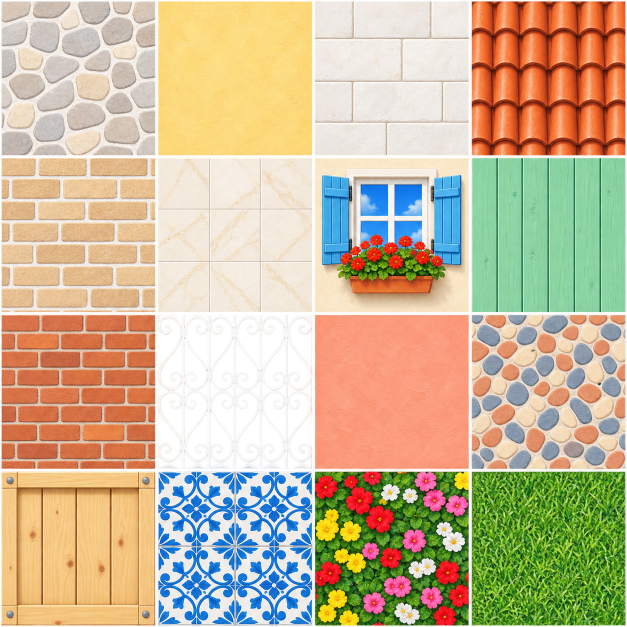
#> input picture promo/v5/art/city_sheet_raw.png, 1254 x 1254 px (shown at 1/2 size)
$ python make_city_tex.py
#> lines starting #> are read from the running program, lines starting #| are printed output that depends on the picture
"""The revived city's textures: Codex's sheet (city_sheet_raw.png, 4x4) cut, made seamless, mapped onto the
Wet-Dry World town textures they replace. Writes city/<name>.png (256x256) and city/manifest.json."""
import json, math, os
from PIL import Image, ImageDraw, ImageFilter
import numpy as np

HERE = os.path.dirname(os.path.abspath(__file__))
OUT = os.path.join(HERE, 'city')
os.makedirs(OUT, exist_ok=True)
sheet = Image.open(os.path.join(HERE, 'city_sheet_raw.png')).convert('RGB')
ivy = Image.open(os.path.join(HERE, 'ivy_sheet.png')).convert('RGB')   # Codex's second sheet, 2x2: ivy, more ivy, terracotta tiles, white stucco
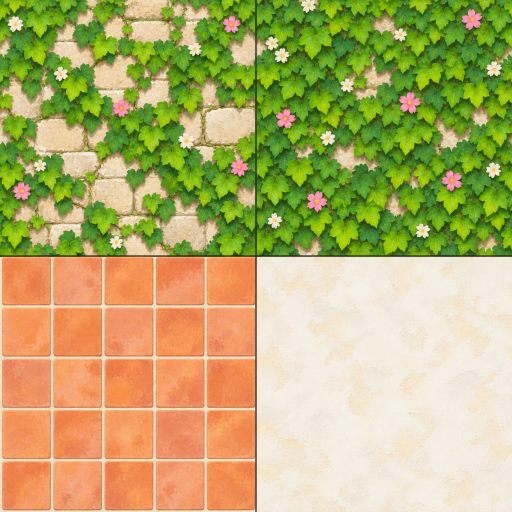
#> input picture promo/v5/art/ivy_sheet.png, 1024 x 1024 px (shown at 1/2 size)
#> ivy is the input picture: PIL image 1024x1024 RGB; mean R, G, B 182.1, 174.1, 108.8
N = 256

def cell(i, inset=10):
    src, k = (ivy, 2) if isinstance(i, str) else (sheet, 4)
    if isinstance(i, str):
        i = int(i[1:])
    w = src.width / k
    x, y = (i % k) * w, (i // k) * w
    return src.crop((int(x + inset), int(y + inset), int(x + w - inset), int(y + w - inset))).resize((N, N), Image.LANCZOS)

def seamless(im, feather=0.22):
    """blend with its half-rolled copy near the edges (the rolled copy is continuous across them)"""
    a = np.asarray(im).astype(np.float32)
    r = np.roll(np.roll(a, N // 2, 0), N // 2, 1)
    t = np.minimum(np.arange(N), N - 1 - np.arange(N)) / (N * feather)
    w1 = np.clip(t, 0, 1)
    w = np.minimum.outer(w1, w1)[..., None]
    w = w * w * (3 - 2 * w)
    return Image.fromarray((a * w + r * (1 - w)).clip(0, 255).astype(np.uint8))

def lattice():
    """white wrought iron with curls, transparent between"""
    S = 4 * N
    im = Image.new('RGBA', (S, S), (0, 0, 0, 0))
    d = ImageDraw.Draw(im)
    col = (250, 250, 246, 255)
    w = 18
    for k in range(0, S + 1, S // 2):
        d.line((k, 0, k, S), fill=col, width=w * 2 if k in (0, S) else w)
        d.line((0, k, S, k), fill=col, width=w * 2 if k in (0, S) else w)
    for cx in (S // 4, 3 * S // 4):
        for cy in (S // 4, 3 * S // 4):
            r = S // 4 - 30
            d.ellipse((cx - r, cy - r, cx + r, cy + r), outline=col, width=w)
            r2 = r // 2
            d.ellipse((cx - r2, cy - r2, cx + r2, cy + r2), outline=col, width=w - 4)
            for a in range(4):
                ang = a * math.pi / 2 + math.pi / 4
                d.line((cx + math.cos(ang) * r2, cy + math.sin(ang) * r2, cx + math.cos(ang) * r, cy + math.sin(ang) * r), fill=col, width=w - 6)
    im = im.resize((N, N), Image.LANCZOS)
    # a soft shade so it reads as metal
    px = np.asarray(im).astype(np.float32)
    yy = np.linspace(1.0, 0.86, N)[:, None, None]
    px[..., :3] *= yy
    return Image.fromarray(px.clip(0, 255).astype(np.uint8))

# Wet-Dry World town texture -> (cell or 'lattice', seamless)
MAP = {
    'textures/grass/wf_textures.08000.rgba16': ('i1', True),  # the basin's walls, the rim, the plaza mound -> ivy
    'textures/grass/wf_textures.07000.rgba16': ('i3', True),  # sandstone houses (walls and flat roofs) -> white stucco
    'textures/grass/wf_textures.04000.rgba16': ('i2', True),  # grey panel houses (and their flat roofs) -> terracotta terrace tiles
    'textures/grass/wf_textures.09000.rgba16': (3, True),    # red brick roofs -> terracotta tiles
    'textures/grass/wf_textures.08800.rgba16': (4, True),    # grey brick walls -> sandstone brick
    'textures/grass/wf_textures.09800.rgba16': (1, True),    # dark stone blocks -> butter-yellow stucco
    'levels/wdw/4.rgba16': (6, False),                      # the window
    'levels/wdw/1.rgba16': (7, True),                       # planks -> mint boards
    'textures/grass/wf_textures.00800.rgba16': (8, True),    # dark brick tower -> red brick
    'textures/grass/wf_textures.00000.rgba16': ('lattice', False),
    'textures/grass/wf_textures.01000.rgba16': (10, True),   # brown brick -> salmon plaster
    'textures/grass/wf_textures.03800.rgba16': (11, True),   # rubble -> pebble mosaic
    'levels/wdw/0.rgba16': (12, False),                     # crate
    'textures/grass/wf_textures.07800.rgba16': (13, True),   # diamond tile -> azulejo
    'textures/grass/wf_textures.02000.rgba16': (14, True),   # flowers
    'textures/grass/wf_textures.05800.rgba16': (15, True),   # grass
}
manifest = {}
for path, (src, seam) in MAP.items():
    # the town's big wire cages: gone (an invisible texture), the views open up
    im = Image.new('RGBA', (32, 32), (0, 0, 0, 0)) if src == 'lattice' else cell(src)
    if seam:
        im = seamless(im)
    name = path.split('/')[-1].replace('.rgba16', '') + '.png'
    im.save(os.path.join(OUT, name))
    manifest[path] = name
#> this loop made 16 passes
#> (k in cell, x in cell, y in cell) on passes 1, 2, 3, 4, 5, 6, 7, 8, 9, 11, 12, 13: (2, 512, 0), (2, 512, 512), (2, 0, 512), (4, 940.5, 0), (4, 0, 313.5), (4, 313.5, 0), (4, 627, 313.5), (4, 940.5, 313.5), (4, 0, 627), (4, 627, 627), (4, 940.5, 627), (4, 0, 940.5)
#> pass 1, in seamless, `r = np.roll(np.roll(a, N // 2, 0), N // 2, 1)`:
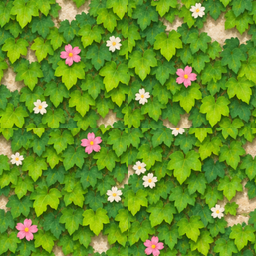
#> r: shape (256, 256, 3) float32; mean R, G, B 103.1, 146.4, 37.6
#> pass 1, `im = seamless(im)`:
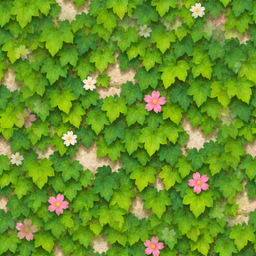
#> im: PIL image 256x256 RGB; mean R, G, B 104.9, 146.7, 39.3
#> after the loop:
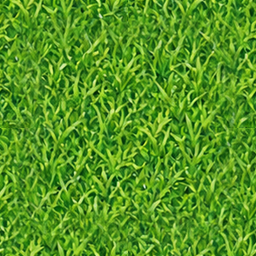
#> im: PIL image 256x256 RGB; mean R, G, B 86.1, 149.1, 34.6
#> after the loop, manifest = 16 items
json.dump(manifest, open(os.path.join(OUT, 'manifest.json'), 'w'), indent=1)
# a check sheet: each texture 2x2 tiled (seams show)
chk = Image.new('RGB', (8 * 260, 2 * 260), (40, 40, 40))
#> chk: PIL image 2080x520 RGB; every value is 40
for i, (path, name) in enumerate(manifest.items()):
    im = Image.open(os.path.join(OUT, name)).convert('RGBA')
#> im: PIL image 256x256 RGBA
    t = Image.new('RGBA', (2 * N, 2 * N), (60, 60, 60, 255))
    for k in range(4): t.alpha_composite(im, ((k % 2) * N, (k // 2) * N))
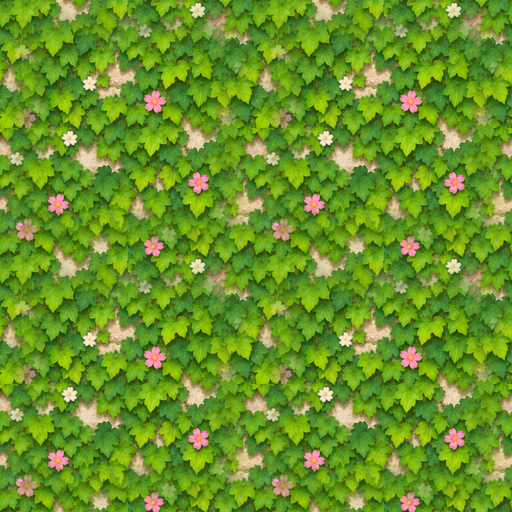
#> t: PIL image 512x512 RGBA; mean R, G, B, A 104.9, 146.7, 39.3, 255
    chk.paste(t.convert('RGB').resize((256, 256)), ((i % 8) * 260, (i // 8) * 260))
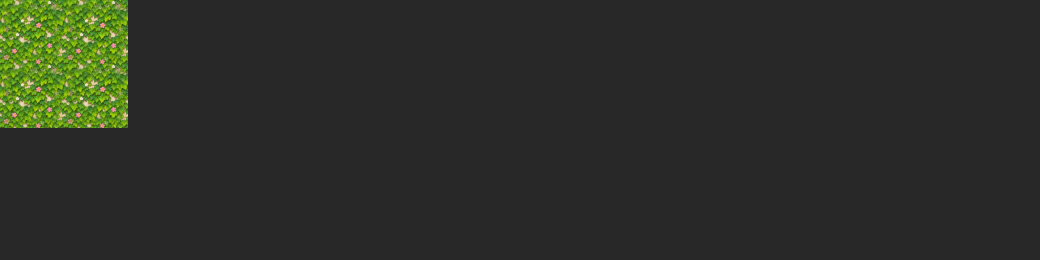
#> chk: PIL image 2080x520 RGB (shown at 1/2 size); mean R, G, B 43.9, 46.5, 40
chk.save(os.path.join(HERE, 'city_check.jpg'), quality=88)
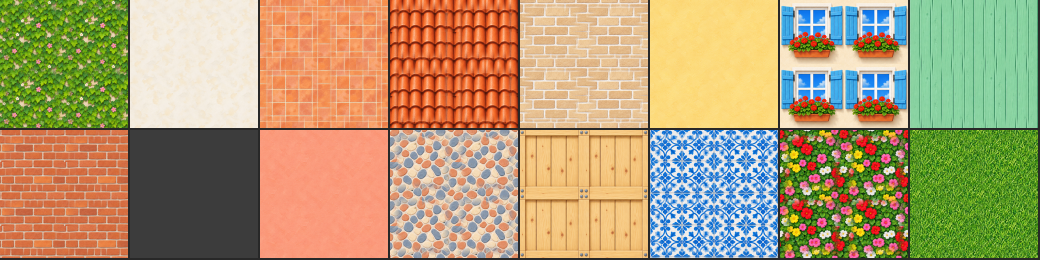
#> saved as city_check.jpg: PIL image 2080x520 RGB (shown at 1/2 size); mean R, G, B 175.5, 156.1, 115.1
print(len(manifest), 'textures')
#| 16 textures
